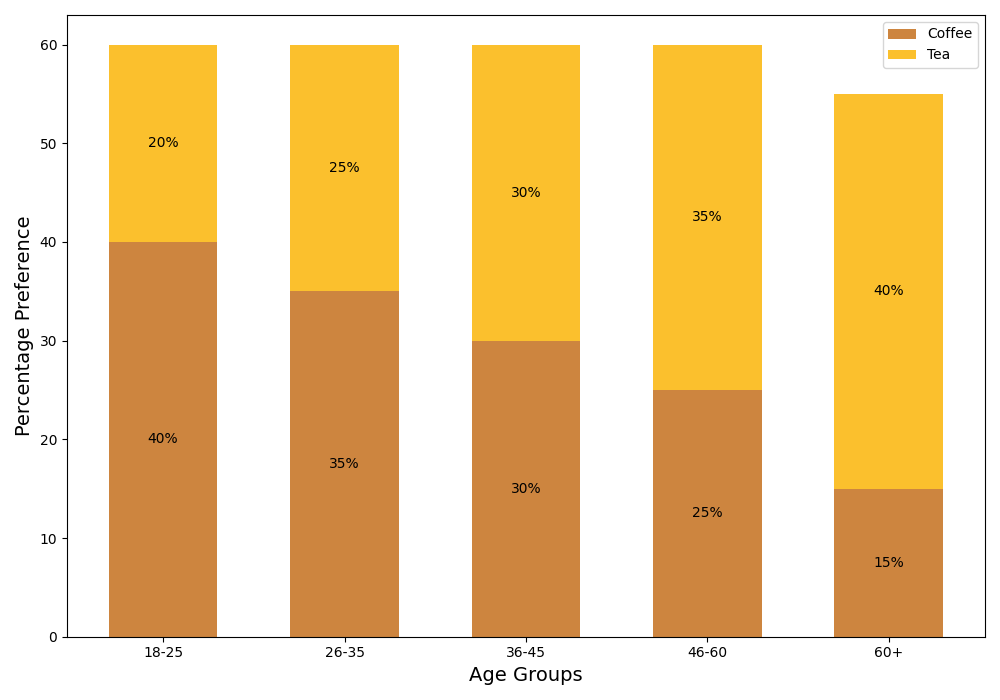

Write Python code to recreate this figure.
import matplotlib.pyplot as plt
import numpy as np

# Age groups and beverage preferences data
age_groups = ['18-25', '26-35', '36-45', '46-60', '60+']
beverages = ['Coffee', 'Tea']

# Beverage consumption data in percentage
coffee_preference = [40, 35, 30, 25, 15]
tea_preference = [20, 25, 30, 35, 40]

# Create the figure and the axis
fig, ax = plt.subplots(figsize=(10, 7))

# Define bar width
bar_width = 0.6

# Generate bar positions
bar_positions = np.arange(len(age_groups))

# Create a stacked bar chart
ax.bar(bar_positions, coffee_preference, bar_width, color='#CD853F', label='Coffee')
ax.bar(bar_positions, tea_preference, bar_width, bottom=coffee_preference, color='#FBC02D', label='Tea')

# Annotating each segment with the percentage value
for i, (coffee, tea) in enumerate(zip(coffee_preference, tea_preference)):
    # Annotating Coffee
    ax.annotate(f'{coffee}%', 
                xy=(bar_positions[i], coffee / 2), 
                ha='center', va='center', fontsize=10, color='black')
    
    # Annotating Tea
    ax.annotate(f'{tea}%', 
                xy=(bar_positions[i], coffee + tea / 2), 
                ha='center', va='center', fontsize=10, color='black')

# Configure the plot
ax.set_xlabel('Age Groups', fontsize=14)
ax.set_ylabel('Percentage Preference', fontsize=14)
ax.set_xticks(bar_positions)
ax.set_xticklabels(age_groups)
ax.legend()

# Use tight_layout for clarity
plt.tight_layout()

# Show the plot
plt.show()
